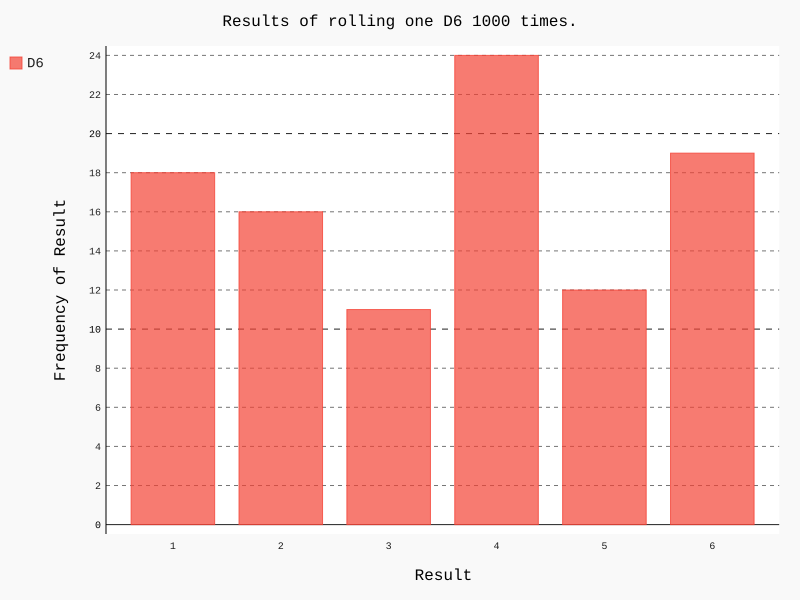

Python code for this plot:
from die import Die
import pygal

die=Die()

results=[]

for roll_number in range(100):
    result=die.roll()
    results.append(result)

print(results)

frequencies=[]
#分析结果
for vaule in range(1,die.number_side+1):
    frequency=results.count(vaule)
    frequencies.append(frequency)
print(frequencies)

#对结果可视化
hist=pygal.Bar()
hist.title = "Results of rolling one D6 1000 times."
hist.x_labels = ['1', '2', '3', '4', '5', '6']
hist.x_title = "Result"
hist.y_title = "Frequency of Result"

hist.add('D6', frequencies)
hist.render_to_file('die_visual.svg')
